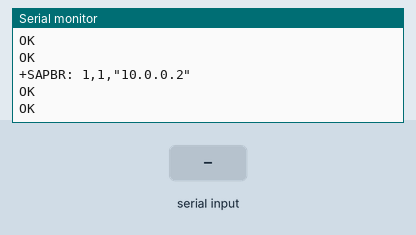
Simulated run of this sketch. Board: Arduino Mega 2560, built with avr-gcc and run on an emulated ATmega2560. Shown: the last lines printed to the serial monitor. Inputs (shaded band) come from the test bench. The modem accepts every AT command (registered, SIM ready, sends succeed) and sends nothing else.

Above: at 4.7 s.
4.8 s: "1" received over the second serial link
At 5.2 s:
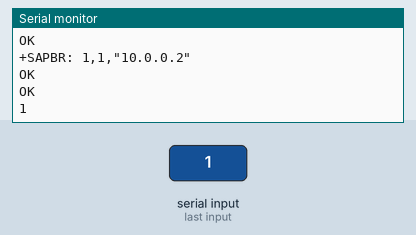
6.3 s: "0" received over the second serial link
At 7.5 s:
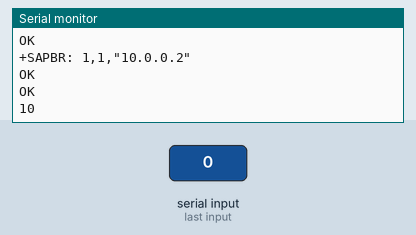

Measured:
- after the input at 4.8 s, the serial monitor: prints a new line at once (image 1)
- after the input at 6.3 s, the serial monitor: prints a new line at once (image 2)

The sketch:

Configura_Bearer.ino
```cpp
void setup() {
  Serial1.begin(9600);
  Serial.begin(9600);
  configura_bearer() ;
}

void loop() {
  if (Serial1.available()) {
    Serial.write(Serial1.read());
  }

  if (Serial.available()) {
    Serial1.write(Serial.read());
  }
}

void configura_bearer() {
  Serial1.write("AT+CREG?\r\n");
  delay(500);
  Serial1.write("AT+SAPBR=3,1,\"CONTYPE\",\"GPRS\"\r\n");
  delay(500);
  Serial1.write("AT+SAPBR=3,1,\"APN\",\"orangeworld\"\r\n");
  delay(500);
  Serial1.write("AT+SAPBR=1,1\r\n");
  delay(500);
  Serial1.write("AT+SAPBR=2,1\r\n");
  delay(500);
  Serial1.write("AT+CGATT=1\r\n");
  delay(500);
  Serial.println("Configuracion terminada");
  delay(500);
}
```
